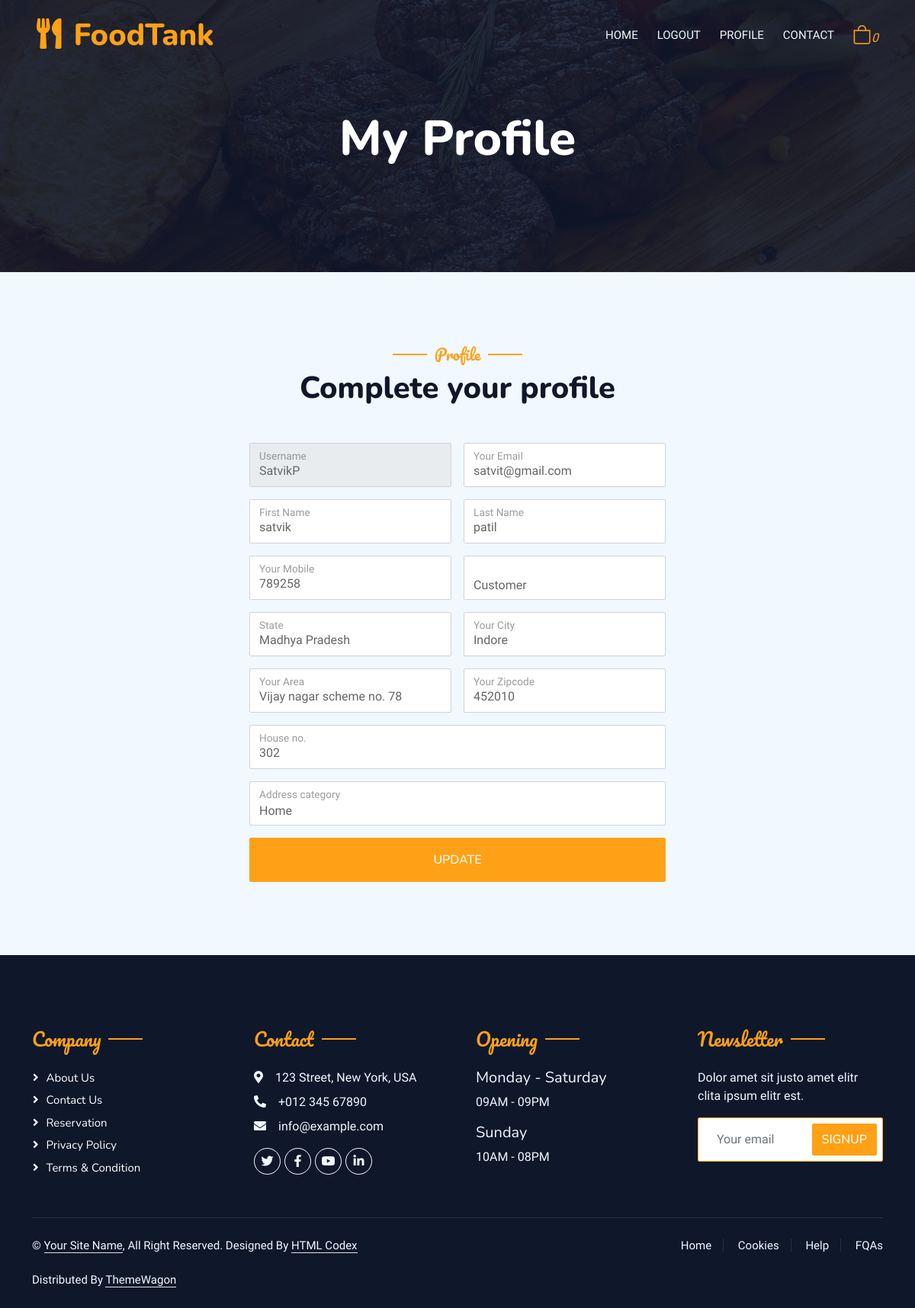
Before: /profile/ (signed in) with the older database file.
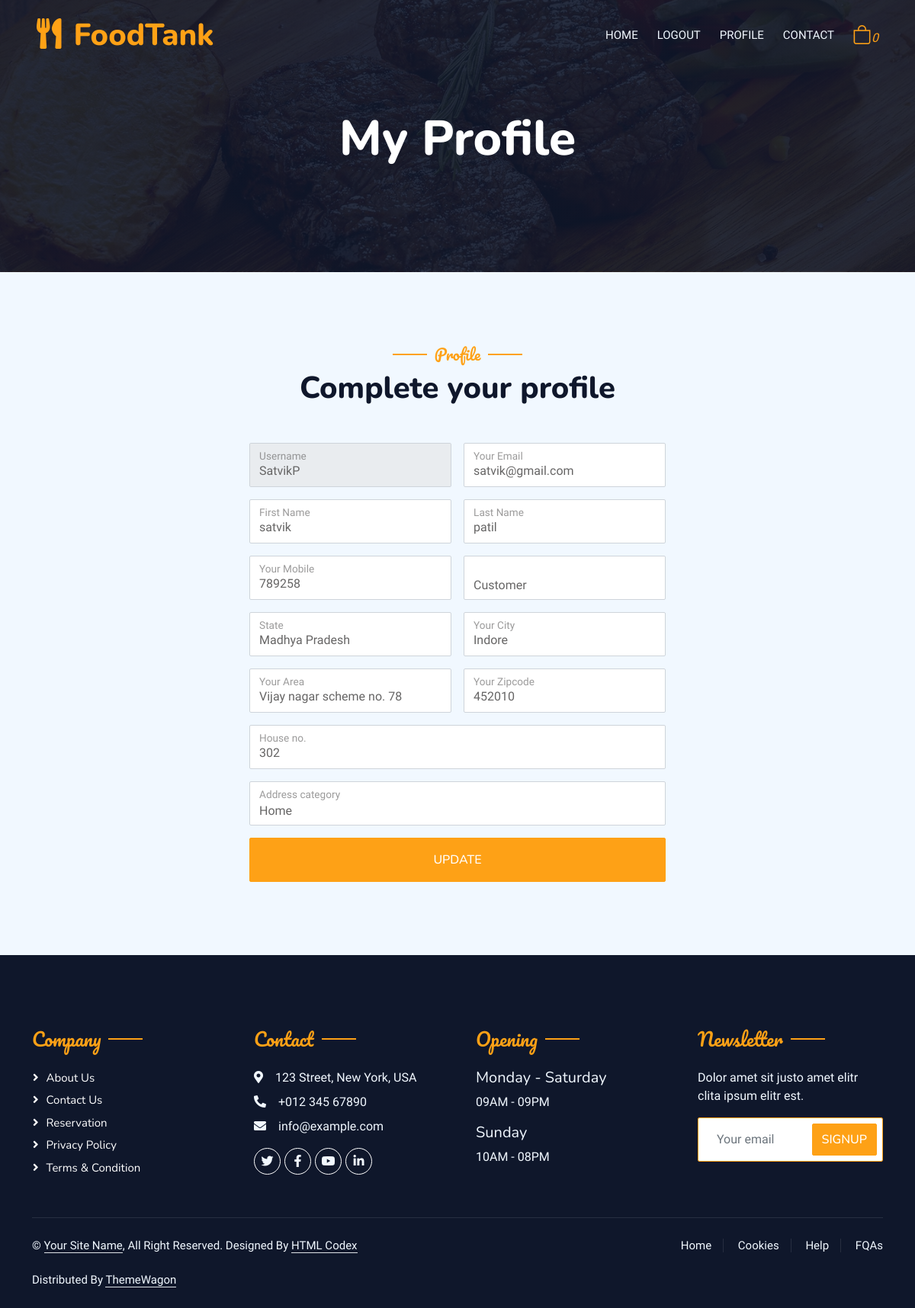
After: the same page with the newer database file.
### user/models.py (models this page shows)
class User(AbstractUser):
    mobile = models.CharField(max_length=255, unique=True)
    user_type = models.CharField(max_length=255, choices=USER_TYPE)

### user/views.py (the view, shortened to what this page needs)
# urls.py: path("profile/", views.profile, name="profile"),
def profile(request):
    if not request.user.is_authenticated:
        return redirect("/login/")
    user = request.user
    address, created = Address.objects.get_or_create(user=user)
    if request.method == "POST":
        c = request.POST.get("city", "")
        print(c)
    context = {
        'user_profile' : user,
        'user_address' : address
    }
    if request.user.user_type == "Customer":
        return render(request, 'account/profile.html', context)
    elif request.user.user_type == "Foodprovider":
        context['resturant_data'] = Restaurant.objects.filter(user=request.user)
        return render(request, 'restaurant_admin/profile.html', context)
    else:
        return render(request, 'account/profile.html', context)

### templates/account/profile.html (shortened to what the changed rows need)
{% extends '../base.html' %}
{% block content %}
{% load static %}
{% load sweetify %}
<div class="container-xxl position-relative p-0">
    {% include 'navbar.html' %}
    <div class="container-xxl py-5 bg-dark hero-header mb-5">
        <div class="container text-center my-5 pt-5 pb-4">
            <h1 class="display-3 text-white mb-3 animated slideInDown">My Profile</h1>
        </div>
    </div>
</div>
<div class="container-xxl py-5">
    <div class="container">
        <div class="text-center wow fadeInUp" data-wow-delay="0.1s">
            <h1 class="mb-5">Complete your profile</h1>
        </div>
        <div class="row g-4">
            <div class="col-md-6 container">
                <div class="wow fadeInUp" data-wow-delay="0.2s">
                    <form method="POST">
                        <div class="row g-3">
                            <div class="col-md-6">
                                <div class="form-floating">
                                    <input type="text" class="form-control" value="{{user_profile.username}}"
                                        name="name" id="uname" placeholder="Your Name" required disabled>
                                    <label for="uname">Username</label>
                                </div>
                            </div>
                            <div class="col-md-6">
                                <div class="form-floating">
                                    <input type="email" class="form-control" value="{{user_profile.email}}" name="email"
                                        id="email" placeholder="Your Email" required>
                                    <label for="email">Your Email</label>
                                </div>
                            </div>
                            <div class="col-md-6">
                                <div class="form-floating">
                                    <input type="text" class="form-control" value="{{user_profile.first_name}}"
                                        name="fname" id="fname" placeholder="Your First Name" required>
                                    <label for="fname">First Name</label>
                                </div>
                            </div>
                            <div class="col-md-6">
                                <div class="form-floating">
                                    <input type="text" class="form-control" value="{{user_profile.last_name}}"
                                        name="lname" id="lname" placeholder="Your Last Name" required>
                                    <label for="lname">Last Name</label>
                                </div>
                            </div>
                            <div class="col-md-6">
                                <div class="form-floating">
                                    <input type="number" class="form-control" value="{{user_profile.mobile}}"
                                        name="mobile" id="mobile" placeholder="Your mobile no." required>
                                    <label for="mobile">Your Mobile</label>
                                </div>
                            </div>
                            <div class="col-md-6">
                                <div class="form-floating">
                                    <select name="utype" id="utype" class="form-control bg-white" required>
                                        <option value="{{user_profile.user_type}}">{{user_profile.user_type}}</option>
                                    </select>
                                </div>
                            </div>
                        </div>
                    </form>
                </div>
            </div>
        </div>
    </div>
</div>
{% endblock %}

Changed rows visible on the page:
changed User "SatvikP": email "satvit@gmail.com" → "satvik@gmail.com"
